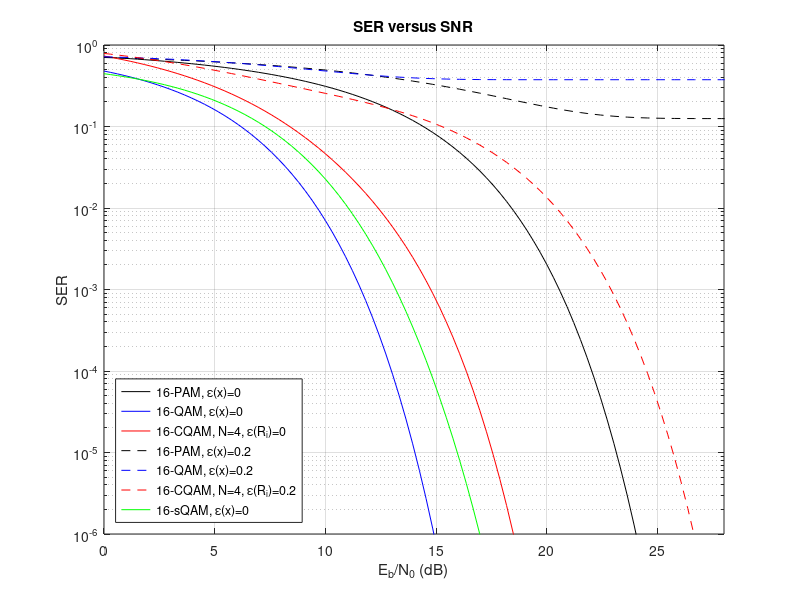

Here is the MATLAB script that generated this plot:
M = 16;
Eb_N0_dB=linspace(0,30); %range of SNR (dB) 
Eb_N0=10.^(Eb_N0_dB./10); 
N0_dB=linspace(0,30); %range of NO (dB) 
N0=10.^(-N0_dB./10);

%16-PAM, ε(x)=0
SER_pam1=(1/16)*(2*qfunc(sqrt((2*12*Eb_N0)/255))...
    +14*2*qfunc(sqrt((2*12*Eb_N0)/255))); 

%16-PAM, ε(x)=0.2
p1=qfunc(0.135./sqrt(0.5*N0));
p2=qfunc(0.1155./sqrt(0.5*N0))+qfunc(0.1136./sqrt(0.5*N0));
p3=qfunc(0.1192./sqrt(0.5*N0))+qfunc(0.1156./sqrt(0.5*N0));
p4=qfunc(0.1192./sqrt(0.5*N0))+qfunc(0.1271./sqrt(0.5*N0));
p5=qfunc(0.127./sqrt(0.5*N0))+qfunc(0.1534./sqrt(0.5*N0));
p6=qfunc(0.1534./sqrt(0.5*N0))+qfunc(0.3068./sqrt(0.5*N0));
p11=qfunc(0.3068./sqrt(0.5*N0))+qfunc(0.1534./sqrt(0.5*N0));
p12=qfunc(0.1534./sqrt(0.5*N0))+qfunc(0.127./sqrt(0.5*N0));
p13=qfunc(0.1271./sqrt(0.5*N0))+qfunc(0.1192./sqrt(0.5*N0));
p14=qfunc(0.1192./sqrt(0.5*N0))+qfunc(0.1156./sqrt(0.5*N0));
p15=qfunc(0.1155./sqrt(0.5*N0))+qfunc(0.1136./sqrt(0.5*N0));
p16=qfunc(0.1135./sqrt(0.5*N0));

SER_pam2=(1/16)*(p1+p2+p3+p4+p5+p6+p11+...
    p12+p13+p14+p15+p16+4*0.5); 

%16-QAM, ε(x)=0  
SER_qam1=1-(1-2*(1-1/(sqrt(M)))*qfunc(sqrt((3/(M-1))*Eb_N0*log2(M)))).^2;

%16-QAM, ε(x)=0.2
p1=((qfunc(sqrt(2)*0.894./sqrt(N0))).^2)...
    .*(1-qfunc(0.3070553426./(sqrt(N0)*sqrt(0.50281622))))...
    .*(1-qfunc(3.197375842./(sqrt(89.27188725)*sqrt(N0))));
pe1=1-p1;
p2=(1-qfunc(0.3075194118./(sqrt(N0)*sqrt(0.50281622))))...
    .*(1-qfunc(0.56566./sqrt(N0)))...
    .*(1-qfunc(sqrt(2)*0.28284./sqrt(N0)));
pe2=1-p2;

SER_qam2=(1/16)*(4*pe1+8*pe2+4*0.5); 

%16-CQAM, ε(Ri)=0
N=4;
n=M/N ;
dmin=0.64;
R1=dmin/sqrt(2);
R2=dmin*((1+sqrt(3))/2);
R3=dmin*((2+sqrt(2))/2);
R4=sqrt(4-5.2802*(dmin)^2);

SER_cqam1 = (1/N)*(4*qfunc(sqrt(sin(pi/n)*R1*Eb_N0)) + ...
    4*qfunc(sqrt(sin(pi/n)*(R2)*Eb_N0))  + ...
    4*qfunc(sqrt(sin(pi/n)*(R3)*Eb_N0))  + ...
    1*qfunc(sqrt(sin(pi/n)*(R4)*Eb_N0))  ); 

%16-CQAM, ε(Ri)=0.2
e_Ri=0.2;

SER_cqam2 = (1/N)*(4*qfunc(sqrt(sin(pi/n).*Eb_N0*sqrt((R1)^2-e_Ri ))) + ...
    4*qfunc(sqrt(sin(pi/n).*Eb_N0*sqrt((R2)^2-e_Ri))) + ...
    2*qfunc(sqrt(sin(pi/n).*Eb_N0*sqrt((R3)^2-e_Ri))) + ...
    1*qfunc(sqrt(sin(pi/n).*Eb_N0*sqrt((R4)^2-e_Ri)))); 

%16-sQAM, i=4, ε(x)=0
%values from [R2]
i=4;
k=(2*(M-1)/3)^(-0.5);
PAPR=3.214;
g=(M-i*sqrt(PAPR))/(M-i);
Dmid=k*sqrt(2*M-8*sqrt(M)+8);
pmax=qfunc((sqrt(PAPR)-Dmid)./sqrt(2*N0)); %SER of spiked symbols
p=2*(1-1/(sqrt(M)))*2*qfunc(k*sqrt(4*Eb_N0.*g*2))...
    -(1-1/(sqrt(M))+1/M)*(2*qfunc(k*sqrt(4*Eb_N0.*g*2))).^2; %SER of 16-RQAM

SER_sqam=((M-i)/M)*p+(i/M)*pmax; 


semilogy(Eb_N0_dB, SER_pam1,'k', Eb_N0_dB, SER_qam1,'b', Eb_N0_dB, SER_cqam1,'r', ...
    Eb_N0_dB, SER_pam2,'k--',Eb_N0_dB, SER_qam2,'b--', Eb_N0_dB, SER_cqam2,'r--',...
    Eb_N0_dB, SER_sqam,'g')
xlim([0 28])
ylim([10^(-6) 1])
xlabel('E_{b}/N_{0} (dB)')
ylabel('SER')
title('SER versus SNR')
legend({'16-PAM, ε(x)=0','16-QAM, ε(x)=0','16-CQAM, N=4, ε(R_{i})=0',...
    '16-PAM, ε(x)=0.2', '16-QAM, ε(x)=0.2','16-CQAM, N=4, ε(R_{i})=0.2',...
    '16-sQAM, ε(x)=0'}, 'Location','southwest')
grid on

%saveas(gcf,'SER_SNR.pdf')
